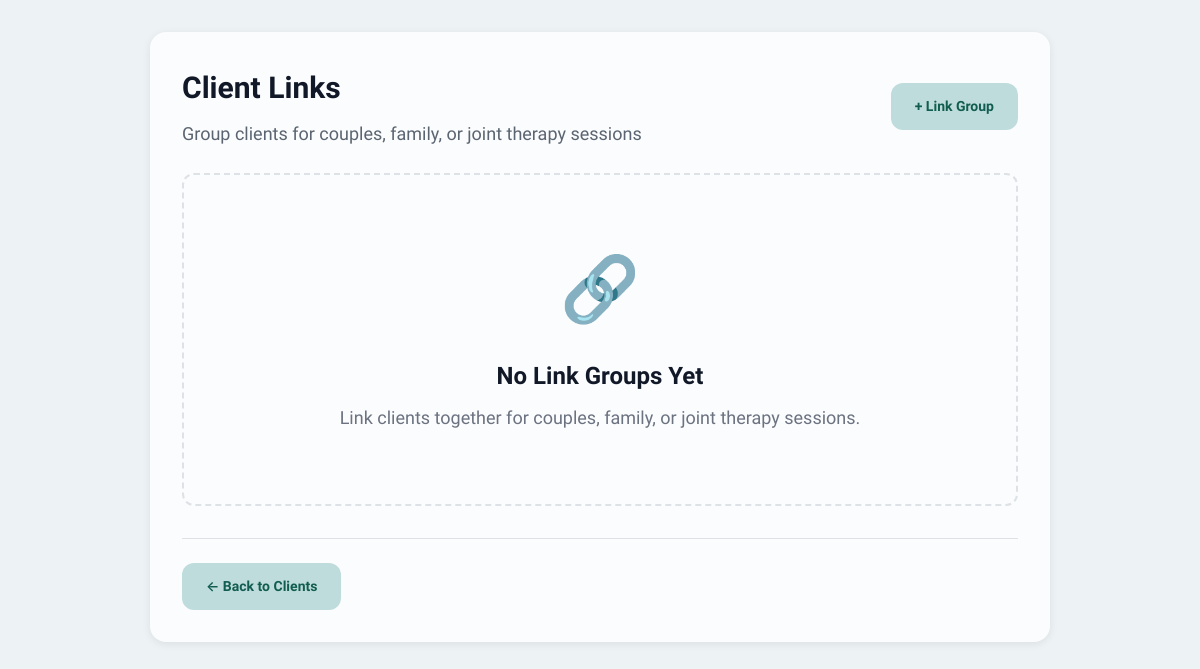
The app's page /links, older data.
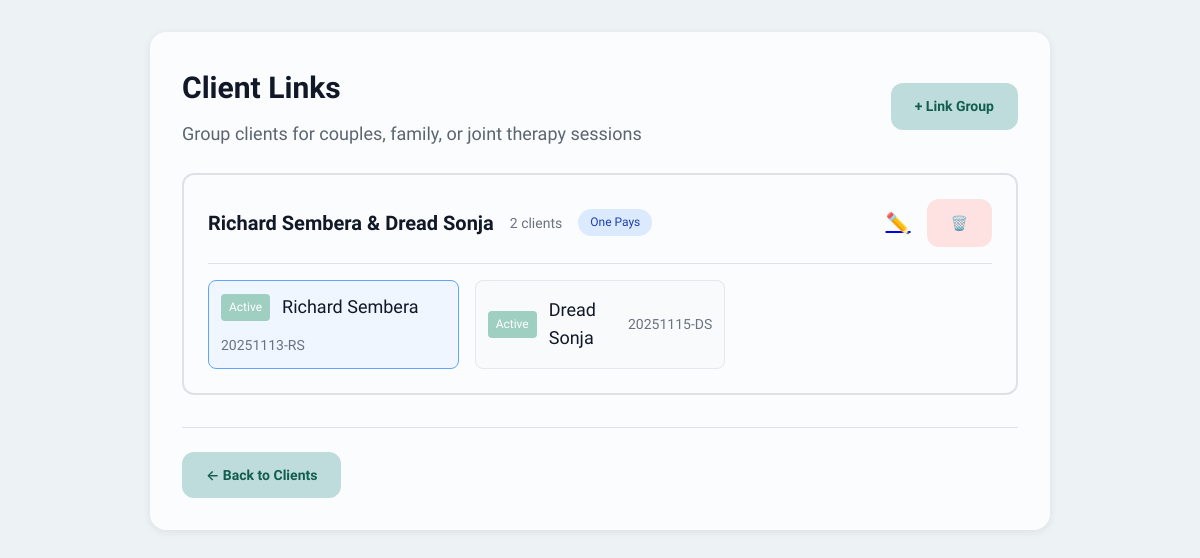
The same page, newer data.
### tables this page shows
CREATE TABLE link_groups (
                id INTEGER PRIMARY KEY AUTOINCREMENT,
                billing_type TEXT NOT NULL,
                principal_payer_id INTEGER,
                created_at INTEGER NOT NULL,
                FOREIGN KEY (principal_payer_id) REFERENCES clients(id)
            );

CREATE TABLE clients (
                id INTEGER PRIMARY KEY AUTOINCREMENT,
                file_number TEXT UNIQUE NOT NULL,
                first_name TEXT NOT NULL,
                middle_name TEXT,
                last_name TEXT NOT NULL,
                type_id INTEGER NOT NULL,
                session_offset INTEGER DEFAULT 0,
                created_at INTEGER NOT NULL,
                modified_at INTEGER NOT NULL,
                is_deleted INTEGER DEFAULT 0,
                FOREIGN KEY (type_id) REFERENCES client_types(id)
            );

CREATE TABLE client_types (
                id INTEGER PRIMARY KEY AUTOINCREMENT,
                name TEXT UNIQUE NOT NULL,
                color TEXT NOT NULL,
                file_number_style TEXT NOT NULL,
                file_number_prefix TEXT,
                file_number_suffix TEXT,
                file_number_counter INTEGER DEFAULT 0,
                session_fee REAL,
                session_duration INTEGER,
                retention_period INTEGER,
                is_system INTEGER DEFAULT 0,
                service_description TEXT,
                is_system_locked INTEGER DEFAULT 0,
                base_price REAL,
                tax_rate REAL,
                created_at INTEGER NOT NULL,
                modified_at INTEGER NOT NULL
            , color_name TEXT, bubble_color TEXT);

### web/app.py (the view)
@app.route('/links')
def manage_links():
    link_groups = db.get_all_link_groups()
    all_clients = db.get_all_clients()
    for client in all_clients:
        client['type'] = db.get_client_type(client['type_id'])
    for group in link_groups:
        for member in group.get('members', []):
            member['type'] = db.get_client_type(member['type_id'])
    return render_template('manage_links.html',
                         link_groups=link_groups,
                         all_clients=all_clients)

### core/database.py (called while the page is built)
    def connect(self):
        return sqlite3.connect(str(self.db_path))

    def get_client_type(self, type_id: int) -> Optional[Dict[str, Any]]:
        conn = self.connect()
        conn.row_factory = sqlite3.Row
        cursor = conn.cursor()
        cursor.execute("SELECT * FROM client_types WHERE id = ?", (type_id,))
        row = cursor.fetchone()
        conn.close()
        return dict(row) if row else None

    def get_all_clients(self, type_id: Optional[int] = None) -> List[Dict[str, Any]]:
        conn = self.connect()
        conn.row_factory = sqlite3.Row
        cursor = conn.cursor()
        if type_id:
            cursor.execute(
                "SELECT * FROM clients WHERE type_id = ? AND is_deleted = 0 ORDER BY last_name, first_name",
                (type_id,)
            )
        else:
            cursor.execute("SELECT * FROM clients WHERE is_deleted = 0 ORDER BY last_name, first_name")
        rows = cursor.fetchall()
        conn.close()
        return [dict(row) for row in rows]

### web/templates/manage_links.html (shortened to what this page needs)
{% extends "base.html" %}
{% block extra_css %}
<link rel="stylesheet" href="{{ url_for('static', filename='css/manage_links.css') }}">
{% endblock %}
{% block content %}
<div class="card">
    <div class="header-row">
        <div>
            <h2>Client Links</h2>
            <p style="color: #5B6571; margin-top: 0.5rem;">Group clients for couples, family, or joint therapy sessions</p>
        </div>
        <div style="display: flex; gap: 0.75rem;">
            <a href="{{ url_for('add_link_group') }}" class="btn-add">+ Link Group</a>
        </div>
    </div>
    {% if link_groups %}
    <div class="link-groups">
        {% for group in link_groups %}
        <div class="link-group-card">
            <div class="group-header">
                <div class="group-info">
                    <h3>
                        {% if group.members|length == 2 %}
                            {{ group.members[0].first_name }} {{ group.members[0].last_name }} & {{ group.members[1].first_name }} {{ group.members[1].last_name }}
                        {% else %}
                            {{ group.members[0].last_name }} Family ({{ group.members|length }} clients)
                        {% endif %}
                    </h3>
                    <span class="member-count">{{ group.members|length }} clients</span>
                    <span class="billing-badge billing-{{ group.billing_type }}">
                        {% if group.billing_type == 'principal' %}
                            One Pays
                        {% elif group.billing_type == 'split' %}
                            Split Bill
                        {% else %}
                            Individual Bills
                        {% endif %}
                    </span>
                </div>
                <div class="group-actions">
                    <a href="{{ url_for('edit_link_group', group_id=group.id) }}" class="btn-icon" title="Edit group">✏️</a>
                    <button onclick="deleteGroup({{ group.id }}, '{% if group.members|length == 2 %}{{ group.members[0].first_name }} & {{ group.members[1].first_name }}{% else %}Link Group ({{ group.members|length }} clients){% endif %}')" class="btn-icon btn-danger" title="Delete group">🗑️</button>
                </div>
            </div>
            <div class="group-members">
                {% for member in group.members %}
                <a href="{{ url_for('client_file', client_id=member.id) }}" class="member-card{% if group.billing_type == 'principal' and loop.first %} principal-payer{% endif %}">
                    <span class="member-badge" style="background-color: {{ member.type.color }}">
                        {{ member.type.name }}
                    </span>
                    <span class="member-name">{{ member.first_name }} {{ member.last_name }}</span>
                    <br>
                    <span class="member-file">{{ member.file_number }}</span>
                </a>
                {% endfor %}
            </div>
        </div>
        {% endfor %}
    </div>
    {% else %}
    <div class="empty-state">
        <div class="empty-icon">🔗</div>
        <h3 style="margin: 0 0 0.5rem 0; color: #111827;">No Link Groups Yet</h3>
        <p style="margin: 0 0 0.5rem 0; color: #6B7280;">Link clients together for couples, family, or joint therapy sessions.</p>
    </div>
    {% endif %}
    <div style="margin-top: 2rem; padding-top: 1.5rem; border-top: 1px solid #DEE2E6;">
        <a href="{{ url_for('index') }}" class="btn-add">← Back to Clients</a>
    </div>
</div>
{% endblock %}

### web/templates/base.html (shortened to what this page needs)
<!DOCTYPE html>
<html lang="en">
<head>
    {% block extra_css %}{% endblock %}
</head>
<body>
    <main>
        {% block content %}{% endblock %}
    </main>
</body>
</html>

### web/static/css/manage_links.css (style rules this page uses)
.card { max-width: min(900px, 95vw); margin: 0 auto; }
.header-row { display: flex; justify-content: space-between; align-items: center; margin-bottom: 1.5rem; }
.header-row h2 { color: #111827; margin: 0; }
.btn-add { padding: 0.75rem 1.5rem; background: #BFDCDC; color: #115D4F; text-decoration: none; border-radius: 0.75rem; font-size: 0.875rem; font-weight: 600; transition: all 0.2s; display: inline-block; border: none; cursor: pointer; }
.link-groups { display: flex; flex-direction: column; gap: 1.5rem; margin-top: 1rem; }
.link-group-card { background: #FBFCFD; border: 2px solid #DEE2E6; border-radius: 0.75rem; padding: 1.5rem; transition: border-color 0.2s; }
.group-header { display: flex; justify-content: space-between; align-items: center; margin-bottom: 1rem; padding-bottom: 1rem; border-bottom: 1px solid #DEE2E6; }
.group-info { display: flex; align-items: center; gap: 1rem; }
.group-info h3 { margin: 0; color: #111827; font-size: 1.25rem; }
.member-count { color: #6B7280; font-size: 0.875rem; }
.billing-badge { padding: 0.25rem 0.75rem; border-radius: 1rem; font-size: 0.75rem; font-weight: 500; }
.billing-principal { background: #DBEAFE; color: #1E40AF; }
.group-actions { display: flex; gap: 0.5rem; }
.btn-icon { padding: 0.5rem; border: none; background: transparent; font-size: 1.25rem; cursor: pointer; border-radius: 0.375rem; transition: background 0.2s; }
.group-members { display: grid; grid-template-columns: repeat(auto-fill, minmax(250px, 1fr)); gap: 1rem; }
.member-card { display: flex; align-items: center; gap: 0.75rem; padding: 0.75rem; background: #F9FAFB; border: 1px solid #E5E7EB; border-radius: 0.5rem; text-decoration: none; color: inherit; transition: all 0.2s; flex-wrap: wrap; }
.member-card.principal-payer { background: #EFF6FF; border-color: #60A5FA; }
.member-badge { padding: 0.25rem 0.5rem; border-radius: 0.25rem; font-size: 0.75rem; font-weight: 500; color: white; white-space: nowrap; }
.member-name { flex: 1; font-weight: 500; color: #111827; }
.member-file { color: #6B7280; font-size: 0.875rem; }
.btn-danger { padding: 0.75rem 1.5rem; background: #FEE2E2; color: #DC2626; text-decoration: none; border-radius: 0.75rem; font-size: 0.875rem; font-weight: 600; border: none; cursor: pointer; transition: all 0.2s; }

### web/templates/base.html (style rules this page uses)
* { margin: 0; padding: 0; box-sizing: border-box; }
body { font-family: 'Lexend', -apple-system, BlinkMacSystemFont, "Segoe UI", Roboto, sans-serif; line-height: 1.6; color: #111827; background: #EDF2F5; font-size: 1.125rem; }
main { max-width: 1400px; margin: 0 auto; padding: 2rem 2rem 2rem 2rem; }
.card { background: #FBFCFD; border-radius: 1rem; padding: 2rem; box-shadow: 0 2px 8px rgba(0,0,0,0.08); margin-bottom: 2rem; }
.card h2 { font-size: 1.875rem; margin-bottom: 1rem; color: #1F2937; font-weight: 700; }
.card h3 { font-size: 1.5rem; margin-bottom: 1rem; color: #1F2937; font-weight: 700; }

Row changes from the older to the newer data that the page shows:
added link_groups: first_name "Richard", last_name "Sembera", first_name "Dread", last_name "Sonja", members|length "2", billing_type "One Pays"
now on this page (row unchanged): clients: type.name "Active", first_name "Richard", last_name "Sembera", file_number "20251113-RS"
now on this page (row unchanged): clients: type.name "Active", first_name "Dread", last_name "Sonja", file_number "20251115-DS"
Text that changed along with them:
text no longer shown: "🔗 No Link Groups Yet Link clients together for couples, family, or joint therapy sessions."
